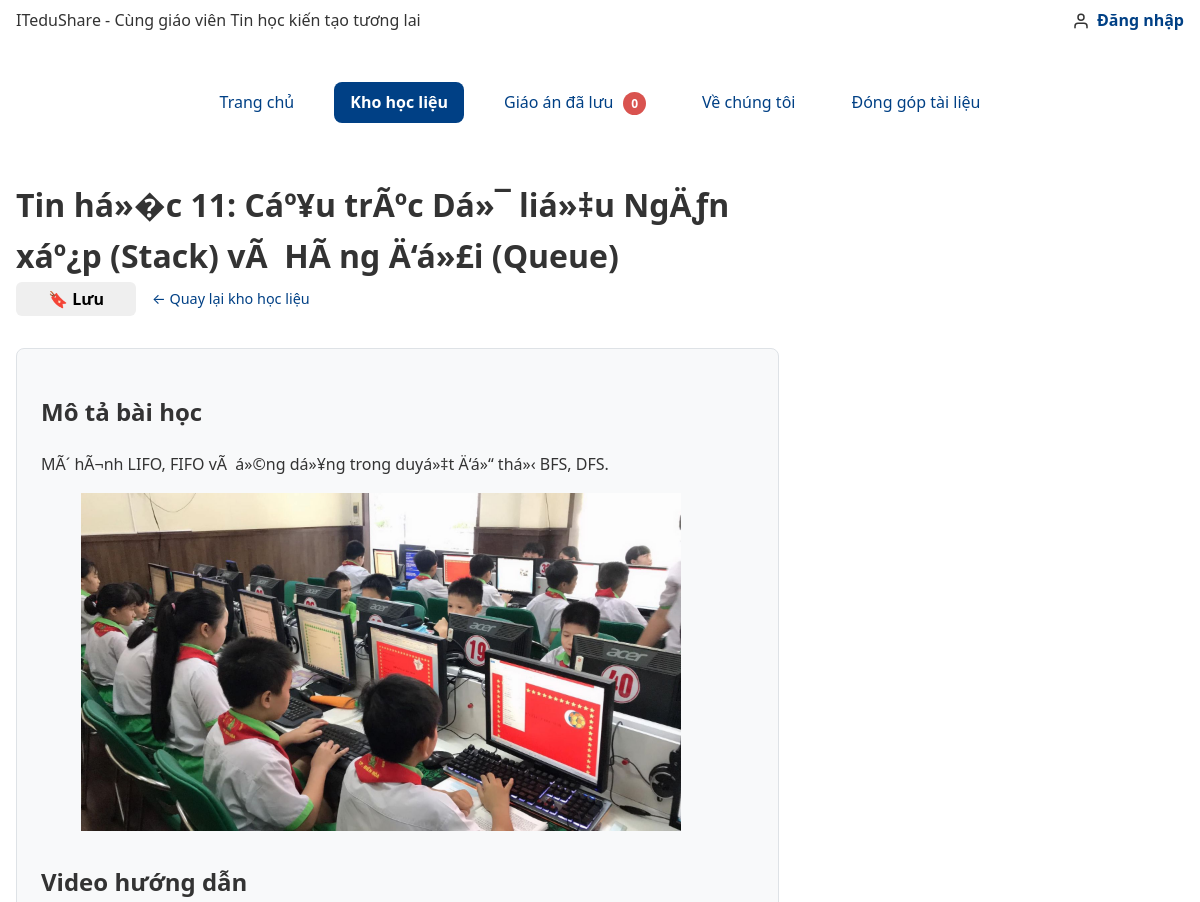
Before: /chi-tiet-giao-an.php?id=31 (upper part) with the older database file.
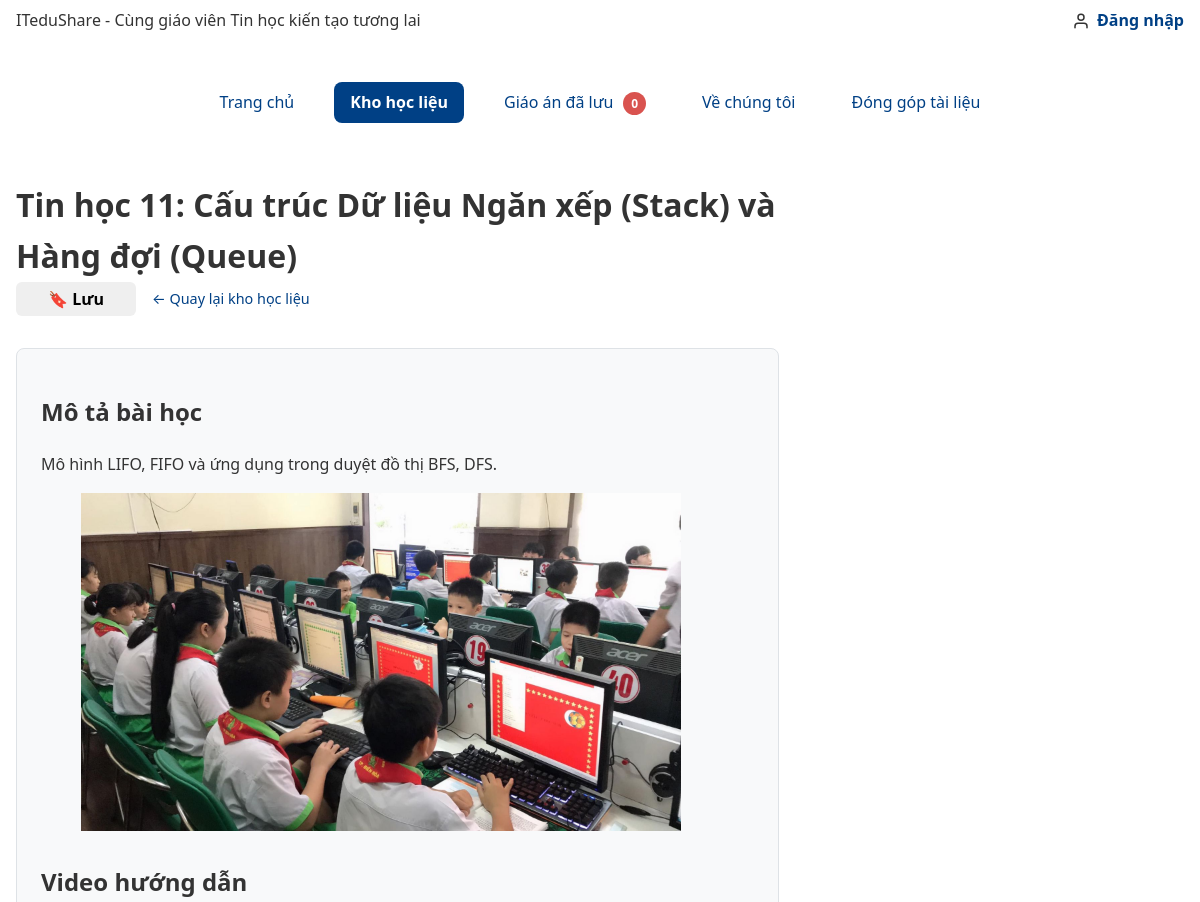
After: the same page with the newer database file.
### tables this page shows
CREATE TABLE giao_an (
  id          INT UNSIGNED AUTO_INCREMENT PRIMARY KEY,
  danh_muc_id INT UNSIGNED NOT NULL,
  ten         VARCHAR(200) NOT NULL,
  gia         INT UNSIGNED NOT NULL DEFAULT 0 CHECK (gia >= 0),
  ton_kho     INT UNSIGNED NOT NULL DEFAULT 10 CHECK (ton_kho >= 0),
  hinh_anh    VARCHAR(255) NULL,
  mo_ta       TEXT NULL,
  cap_hoc     VARCHAR(50) NOT NULL DEFAULT 'THCS',
  video_url   VARCHAR(255) NULL,
  luot_tai    INT UNSIGNED NOT NULL DEFAULT 0,
  ngay_tao    DATETIME NOT NULL DEFAULT CURRENT_TIMESTAMP,
  FOREIGN KEY (danh_muc_id) REFERENCES danh_muc(id),
  INDEX idx_giao_an_dm_gia (danh_muc_id, gia),
  INDEX idx_giao_an_ten (ten)
);

### inc/db.php (called while the page is built, shortened)
<?php
function db(): PDO {
    static $pdo = null;
    if ($pdo === null) {
        $host    = 'localhost';
        $port    = '3306';
        $dbname  = 'ltweb_nhom02';
        $charset = 'utf8mb4';
        $user    = 'root';
        $pass    = '';
        $dsn = "mysql:host={$host};port={$port};dbname={$dbname};charset={$charset}";
        $options = [
            PDO::ATTR_ERRMODE            => PDO::ERRMODE_EXCEPTION,
            PDO::ATTR_DEFAULT_FETCH_MODE => PDO::FETCH_ASSOC,
            PDO::ATTR_EMULATE_PREPARES   => false,
        ];
        $pdo = new PDO($dsn, $user, $pass, $options);
    }
    return $pdo;
}

### src/Data/KhoGiaoAn.php (called while the page is built, shortened)
<?php
class KhoGiaoAn
{
    public function __construct(private PDO|string|null $db = null)
    {
        if (!($this->db instanceof PDO)) {
            $this->db = db();
        }
    }
    public function timTheoId(int $id): ?GiaoAn
    {
        $st = $this->db->prepare("SELECT * FROM giao_an WHERE id = ?");
        $st->execute([$id]);
        $d = $st->fetch();
        return $d ? GiaoAn::tuMang($d) : null;
    }
}

### src/Models/GiaoAn.php (called while the page is built, shortened)
<?php
class GiaoAn
{
    public static function tuMang(array $d): self
    {
        return new self(
            id:        (int)($d['id']        ?? 0),
            ten:       (string)($d['ten']     ?? ''),
            mo_ta:     (string)($d['mo_ta']   ?? ''),
            cap_hoc:   (string)($d['cap_hoc'] ?? ''),
            gia:       (int)($d['gia']        ?? 0),
            hinh_anh:  (string)($d['hinh_anh'] ?? ''),
            video_url: (string)($d['video_url'] ?? ''),
        );
    }
}

### inc/ham.php (called while the page is built, shortened)
<?php
function e(mixed $str): string {
    return htmlspecialchars((string)$str, ENT_QUOTES | ENT_SUBSTITUTE, 'UTF-8');
}

### src/Services/DanhSachLuu.php (called while the page is built, shortened)
<?php
class DanhSachLuu
{
    public function daLuu(int $id): bool
    {
        return isset($_SESSION['danh_sach_luu'][$id]);
    }
}

### chi-tiet-giao-an.php (the view, shortened to what this page needs)
<?php
$id  = isset($_GET['id']) ? (int)$_GET['id'] : 0;
$kho = new KhoGiaoAn(__DIR__ . '/data/giao-an.json');
$ga  = $id > 0 ? $kho->timTheoId($id) : null;
require_once 'inc/header.php';
?>
    <main class="trang__chinh chi-tiet-giao-an">
        <div id="vung-chi-tiet" aria-live="polite">
            <h1 class="chi-tiet-giao-an__tieu-de"><?= e($ga->ten) ?></h1>
            <div style="margin-bottom: 2rem; display: flex; align-items: center; gap: 1rem;">
                <?php
                $dsLuu = new \App\Services\DanhSachLuu();
                $daLuu = $dsLuu->daLuu($ga->id);
                ?>
                <form action="gio-hang.php" method="POST" style="margin: 0;">
                    <button type="submit" class="nut-thao-tac" style="cursor: pointer; border: none; font-size: 1rem; font-family: inherit; min-width: 120px; text-align: center;">
                        🔖 <?= $daLuu ? 'Đã lưu' : 'Lưu' ?>
                    </button>
                </form>
                <a href="kho-hoc-lieu.php" style="font-size: 0.9rem;">← Quay lại kho học liệu</a>
            </div>
            <article class="chi-tiet-giao-an__noi-dung">
                <h2>Mô tả bài học</h2>
                <p><?= e($ga->mo_ta) ?></p>
                <?php if ($ga->hinh_anh): ?>
                <figure>
                    <img src="<?= e($ga->hinh_anh) ?>"
                         alt="Hình ảnh minh họa cho <?= e($ga->ten) ?>"
                         loading="lazy" width="600" height="400"
                         style="max-width: 100%; height: auto;">
                </figure>
                <?php endif; ?>
                <?php if ($ga->video_url): ?>
                <div style="margin-top: 2rem;">
                    <h2>Video hướng dẫn</h2>
                </div>
                <?php endif; ?>
            </article>
        </div>
    </main>
</body>
</html>

Changed rows visible on the page:
changed giao_an: ten "Tin há»�c 11: Cáº¥u trÃºc Dá»¯ liá»‡u NgÄƒn xáº¿p (Stack) vÃ HÃ ng Ä‘á»£i (Queue)" → "Tin học 11: Cấu trúc Dữ liệu Ngăn xếp (Stack) và Hàng đợi (Queue)"; mo_ta "MÃ´ hÃ¬nh LIFO, FIFO vÃ á»©ng dá»¥ng trong duyá»‡t Ä‘á»“ thá»‹ BFS, DFS." → "Mô hình LIFO, FIFO và ứng dụng trong duyệt đồ thị BFS, DFS."
